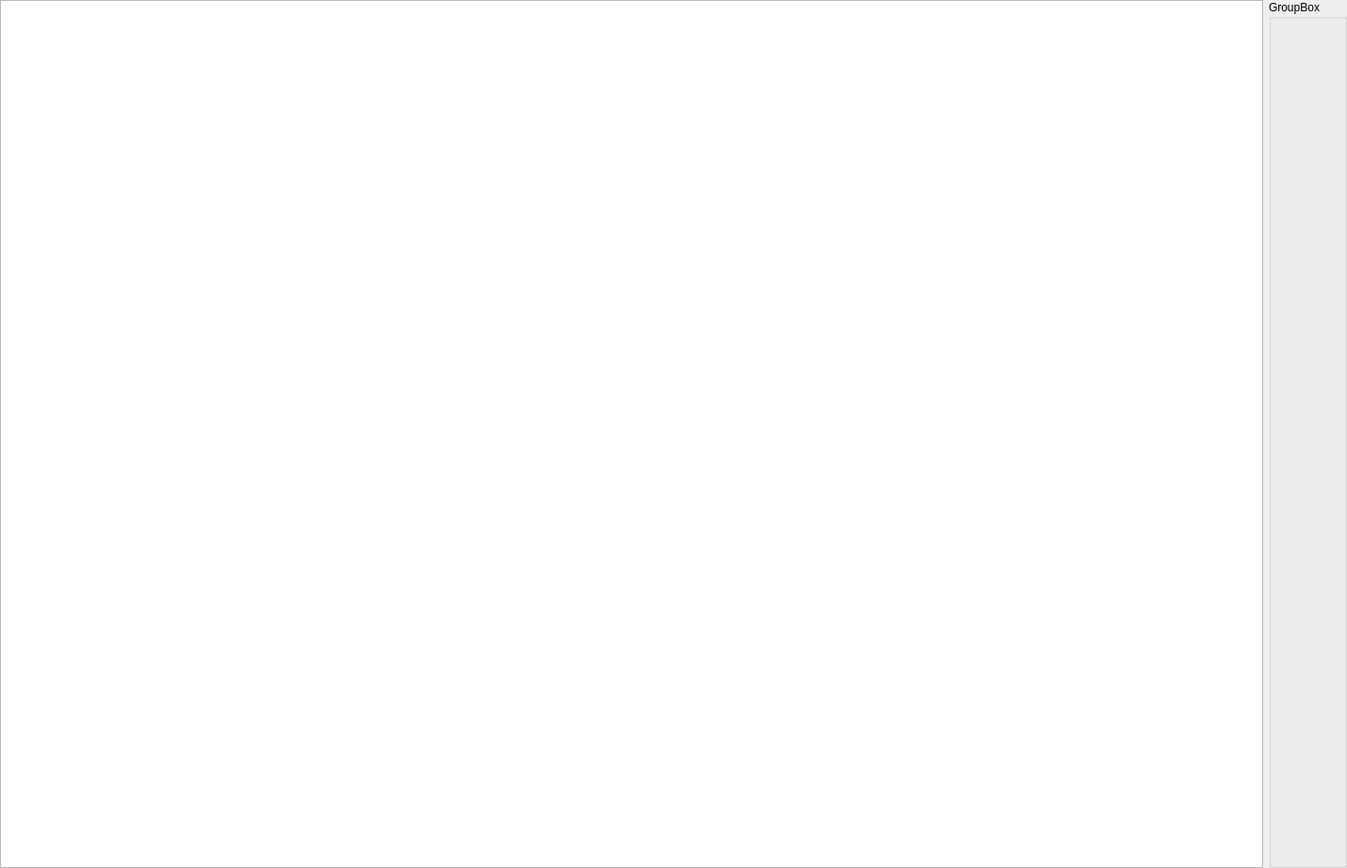
<?xml version="1.0" encoding="UTF-8"?>
<ui version="4.0">
 <class>InSyncDialog</class>
 <widget class="QDialog" name="InSyncDialog">
  <property name="geometry">
   <rect>
    <x>0</x>
    <y>0</y>
    <width>1429</width>
    <height>921</height>
   </rect>
  </property>
  <property name="sizePolicy">
   <sizepolicy hsizetype="Expanding" vsizetype="Expanding">
    <horstretch>0</horstretch>
    <verstretch>0</verstretch>
   </sizepolicy>
  </property>
  <property name="windowTitle">
   <string>INSync</string>
  </property>
  <property name="windowIcon">
   <iconset resource="../../Resources.qrc">
    <normaloff>:/logo</normaloff>:/logo</iconset>
  </property>
  <layout class="QVBoxLayout" name="verticalLayout_3">
   <property name="leftMargin">
    <number>0</number>
   </property>
   <property name="topMargin">
    <number>0</number>
   </property>
   <property name="rightMargin">
    <number>0</number>
   </property>
   <property name="bottomMargin">
    <number>0</number>
   </property>
   <item>
    <layout class="QHBoxLayout" name="horizontalLayout">
     <item>
      <widget class="QListView" name="listView"/>
     </item>
     <item>
      <widget class="QGroupBox" name="groupBox">
       <property name="title">
        <string>GroupBox</string>
       </property>
      </widget>
     </item>
    </layout>
   </item>
  </layout>
 </widget>
 <resources>
  <include location="../../Resources.qrc"/>
 </resources>
 <connections/>
</ui>
